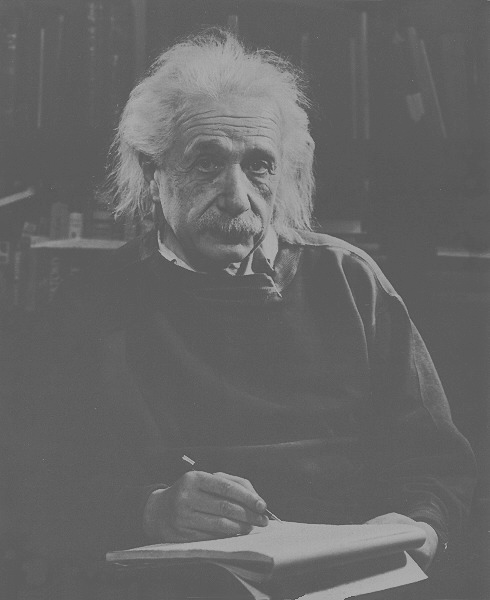
%> input picture Matlab/HW2_einstein_orig.tif, 490 x 600 px
$ octave Untitled.m   (GNU Octave 9; MATLAB toolbox functions it lacks are replaced by stand-ins)
%> lines starting %> are read from the running program, lines starting %| are printed output that depends on the picture
clear
I=imread('HW2_einstein_orig.tif');
%> I is the input picture: size 600x490 uint8; min 74, max 178, mean 102.4
spot1=0;
spot2=100;
spot3=255;
count=1;
for i=0:255
    if i<=spot1
        a=0;
    elseif i<=spot2
        for j=1:100
            ref(count)=uint8(i);
            count=count+1;
        end
    elseif i<=spot3
        for j=1:20
            ref(count)=uint8(i);
            count=count+1;
        end
    else
        a=0;
    end
end
a=[];
for i=1:294000
    a(i)=I(i);
end
subplot(2,1,1);
hist(a,linspace(0,255,256));
J = imhistmatch(I,ref);
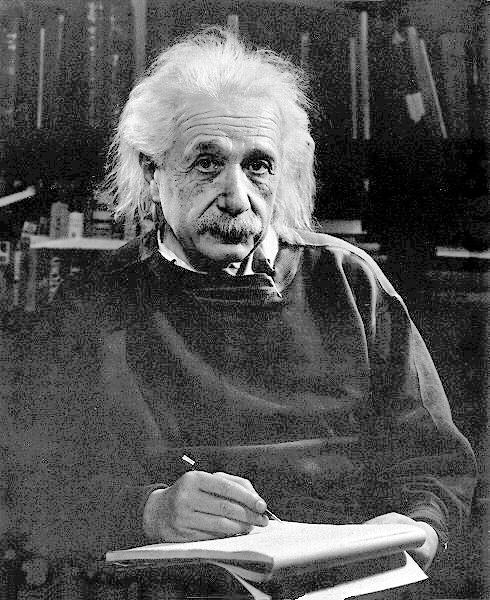
%> J: size 600x490 uint8; min 0, max 255, mean 83.8
a=[];
for i=1:294000
    a(i)=J(i);
end
subplot(2,1,2);
hist(a,linspace(0,255,256));
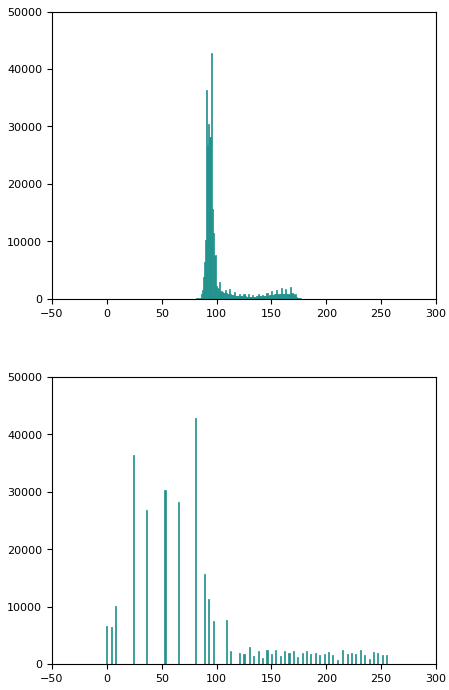
%> figure redrawn from the program's plot data, 2 panels; panel 1: tallest bar 42848 high, from x = 94.5 to 95.5; panel 2: tallest bar 42848 high, from x = 80.5 to 81.5
figure;
imshow(J);
